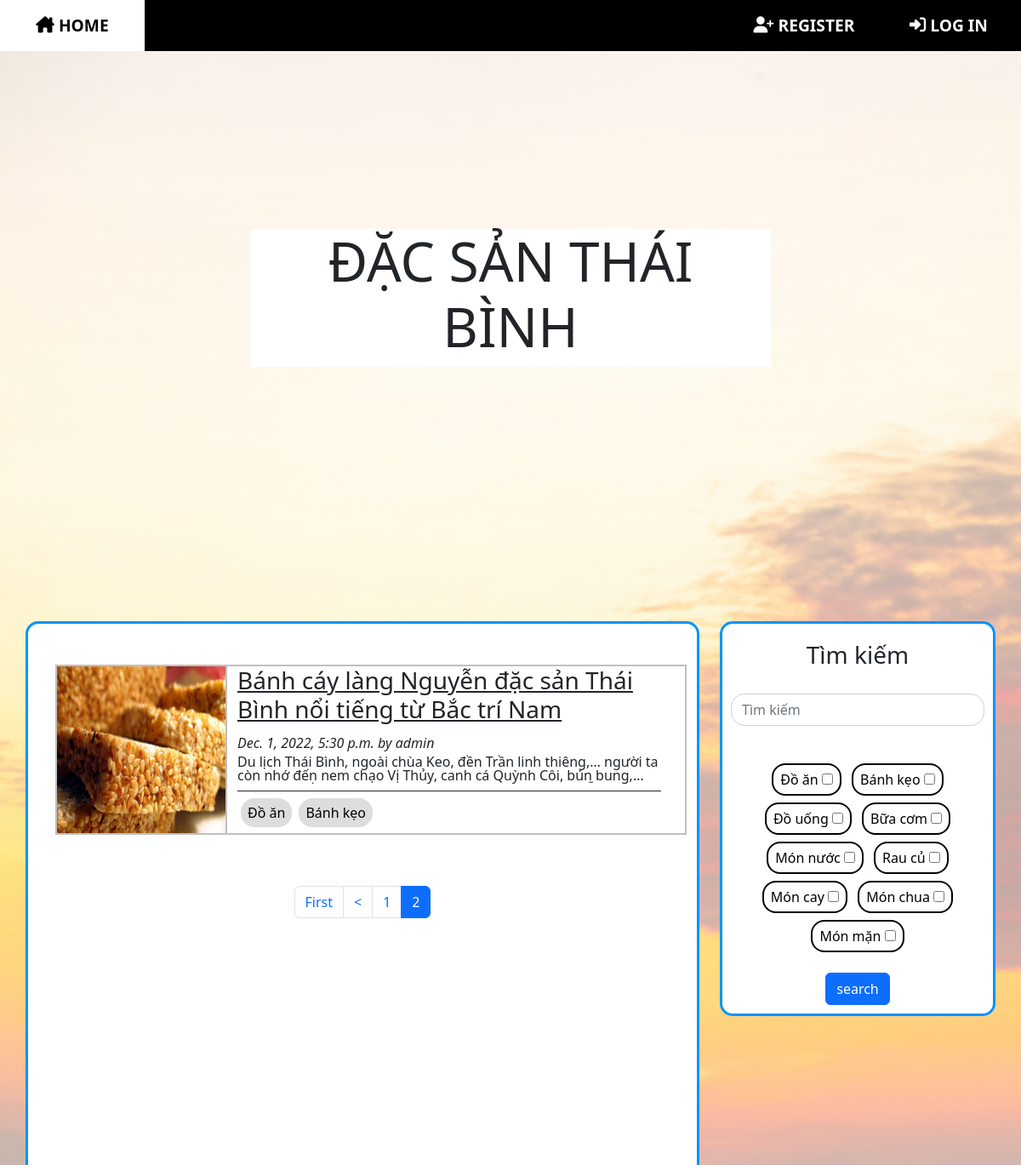
Page /?page=2 (upper part) on the earlier database version.
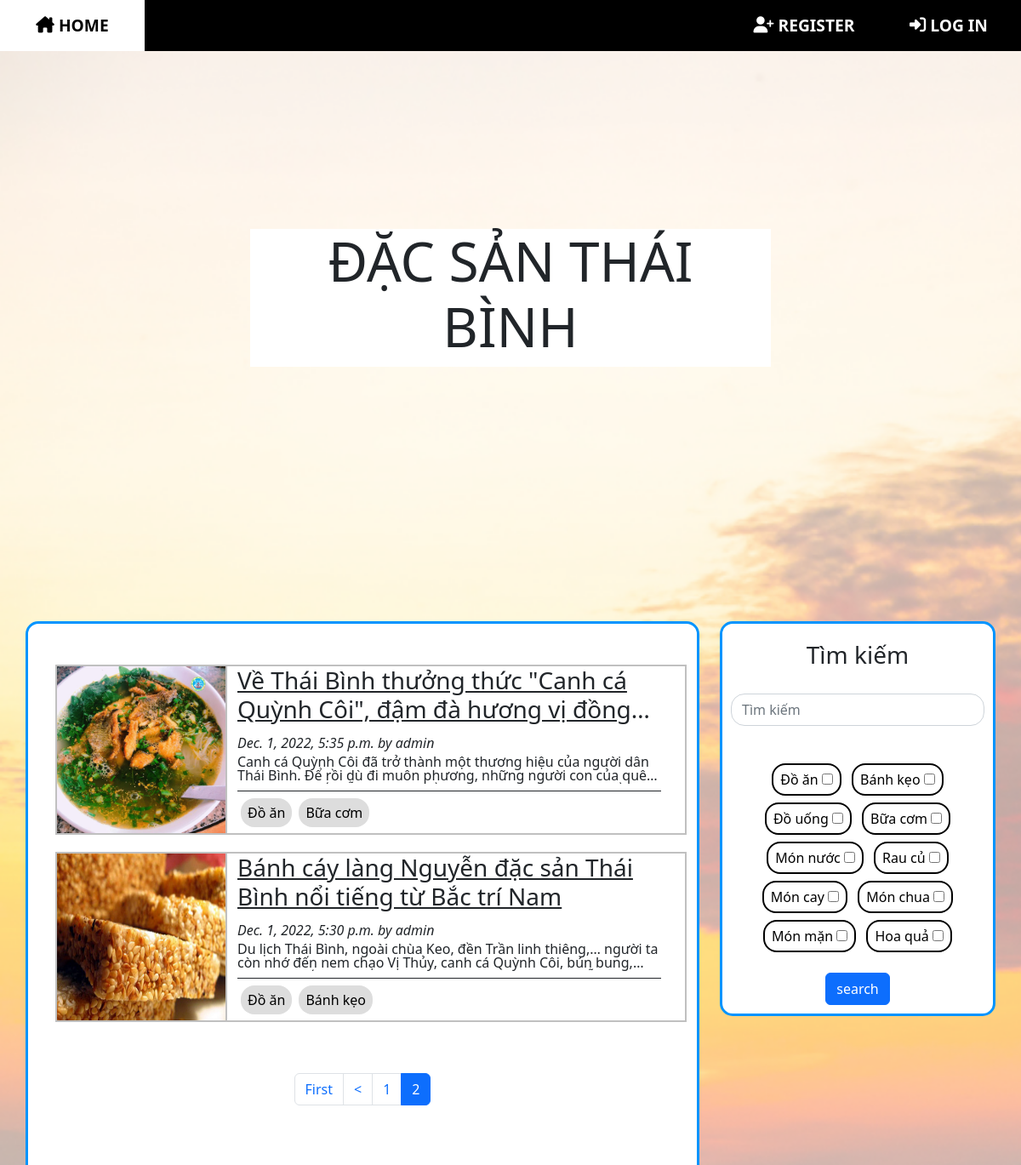
Same page on the later database version.
### blog/models.py (models this page shows, shortened)
class Post(models.Model):
    class NewManager(models.Manager):
        def get_queryset(self):
            return super().get_queryset().filter(status='published')
    options = (
        ('draft', 'Draft'),
        ('published', 'Published'),
    )
    title = models.CharField(max_length=250)
    category = models.ManyToManyField(
        Category, default=[1], related_name='posts')
    excerpt = models.TextField(null=True)
    slug = models.SlugField(max_length=250, unique_for_date='publish')
    image = models.FileField(
        upload_to='static/thumbnail/', default='static/thumbnail/default/default.jpg')
    publish = models.DateTimeField(default=timezone.now)
    author = models.ForeignKey(
        User, on_delete=models.CASCADE, related_name='blog_posts')
    content = RichTextUploadingField(null=True)
    status = models.CharField(max_length=10, choices=options, default='draft')
    likes = models.ManyToManyField(User, blank=True, related_name='likes')
    objects = models.Manager()  # default manager
    newmanager = NewManager()  # custom manager
    def get_absolute_url(self):
        return reverse('blog:post_single', args=[self.slug])
    class Meta:
        ordering = ('-publish',)

class Category(models.Model):
    name = models.CharField(max_length=100)
    def __str__(self):
        return self.name

### blog/views.py (the view)
# urls.py: path('', views.home, name='homepage'),
def home(request):
    posts = Post.newmanager.all()
    list = pagination(request, posts)
    return render(request, 'blog/index.html', {'posts': Post.newmanager.all(), 'categorys': Category.objects.all(), 'list': list})

### blog/views.py (called while the page is built)
def pagination(request, posts):
    obj = posts
    page_n = request.GET.get('page')
    p = Paginator(obj, 5)
    list = p.get_page(page_n)
    return list

### templates/blog/index.html
{% extends "base/base.html" %} {% block title %} Đặc sản Thái Bình {% endblock %} {% load static %}{% block content %} {%include "base/nav-bar.html"%}
<div class="bgpic"><img src="{% static 'Bien-Thai-Binh.jpg' %}" /></div>
<div class="col">
    <div class="row" id="row-titlecard">
        <div class="titlecard">
            <h1 style="font-size:400%">ĐẶC SẢN THÁI BÌNH</h1>
        </div>
    </div>
    <div class="row ">
        <div class="col-8">
            <div class="container">
                {% include "blog/list.html" %}
            </div>
        </div>
        <div class="col-4">
            {% include "blog/searchbox.html" %}
        </div>
    </div>
    {%include "base/footer.html"%}
</div>
{% endblock %}

### templates/blog/list.html (shortened to what this page needs)
{%block content%}
<div class="col pt-5">
    {% for post in list %}
    <div class="post-container row">
        <div class="col-3 post-thumbnail ">
            <img src="/{{post.image}}" />
        </div>
        <div class="col-9 post-detail">
            <div class="post-title">
                <h3>
                    <a class="text-dark" href="{{post.get_absolute_url}} ">{{post.title}}</a>
                </h3>
            </div>
            <div class="post-meta">
                <em>{{post.publish}} by {{post.author}}</em>
            </div>
            <div class="post-excerpt">
                <p>{{post.excerpt}}</p>
            </div>
            <div class="post-cat">
                {% for tag in post.category.all %}
                <a class="tag-btn" href="/search/?q=&c={{tag.id}}">{{tag}}</a>{%endfor%}
            </div>
        </div>
    </div>
    {% endfor %}
</div>
<nav aria-label="Page navigation example">
    <ul class="pagination" style="text-align: center;">
        {%if list.has_previous%}
        <li class="page-item"><a class="page-link" href="?page=1">First</a></li>
        <li class="page-item">
            <a class="page-link" href="?page={{list.previous_page_number}}">
                <</a>
        </li>
        <li class="page-item"><a class="page-link" href="?page={{list.previous_page_number}}">{{list.previous_page_number}}</a></li>
        {%endif%}
        <li class="page-item active"><a class="page-link" href="?page={{list.number}}">{{list.number}}</a></li>
    </ul>
</nav>
{%endblock%}

### templates/blog/searchbox.html
{% load static %} {% block content %}
<link href="{% static 'style.css' %}" rel="stylesheet">
<div class="search-box">
    <form role="search" method="get" action="/search/">
        <h3>Tìm kiếm</h3>
        <div class="search-bar">
            <input class="form-control me-5" name="q" type="search" placeholder="Tìm kiếm" aria-label="Search">
        </div>
        <div class="tag-bar">
            {% for tag in categorys.all%} {%if tag.name != 'default'%}
            <div class="tag-checkbox">
                <label for="{{tag}}" class="">{{tag.name}}</label>
                <input name="c" type="checkbox" id="{{tag}}" value="{{tag.pk}}">
            </div>
            {% endif %} {%endfor%}
        </div>
        <button class="btn btn-primary" type="submit">search </button>
    </form>
</div>
{% endblock %}

Differences in the rows shown:
now on this page (row unchanged): Post: image (picture), title "Về Thái Bình thưởng thức \"Canh cá Quỳnh Côi\", đậm đà hương vị…", publish "Dec. 1, 2022, 5:35 p.m.", author "admin", excerpt "Canh cá Quỳnh Côi đã trở thành một thương hiệu của người dân Thái Bình. Để rồi dù đi muôn phương, những người con của…", Category (name "Đồ ăn"), Category (name "Bữa cơm")
added Category: name "Hoa quả", shown under "Tìm kiếm"
